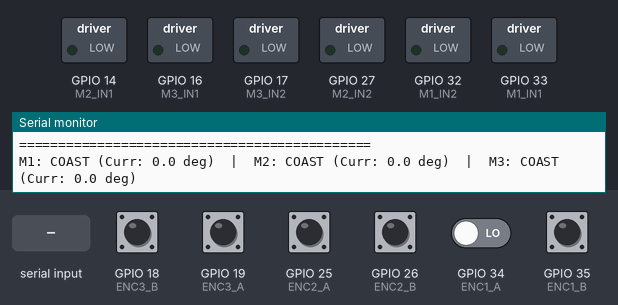
The sketch below on a simulated ESP32. Shown: switched loads named in the sketch (green lamp = pin HIGH), the last lines printed to the serial monitor. Inputs (shaded band) come from the test bench; at power-on: GPIO 18 (ENC3_B), GPIO 19 (ENC3_A), GPIO 25 (ENC2_A), GPIO 26 (ENC2_B), GPIO 35 (ENC1_B) HIGH, GPIO 34 (ENC1_A) LOW.

Above: at 1.3 s.
1.4 s: "30,150,10\n" received over Serial
At 3.7 s:
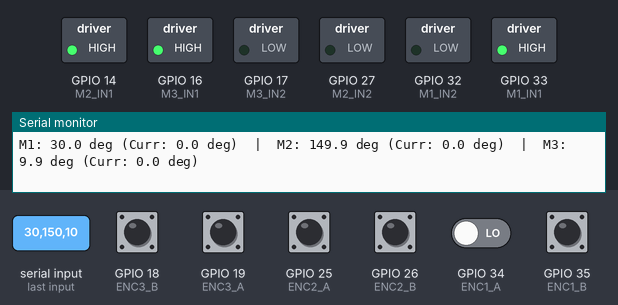
4.4 s: "90,45\n" received over Serial
At 5.7 s:
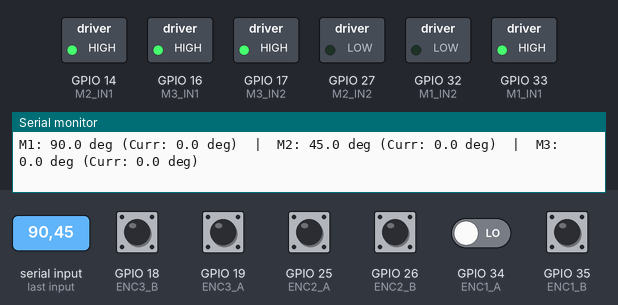
6.9 s: "1\n" received over Serial
At 9.3 s:
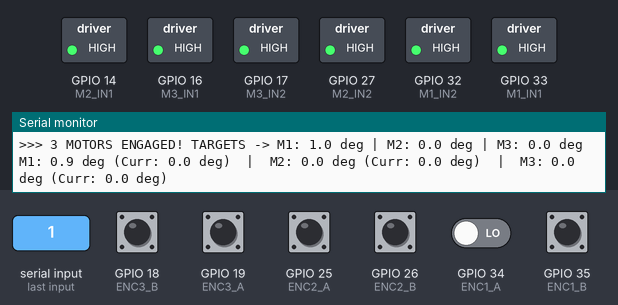
9.9 s: "2\n" received over Serial
At 11.99 s:
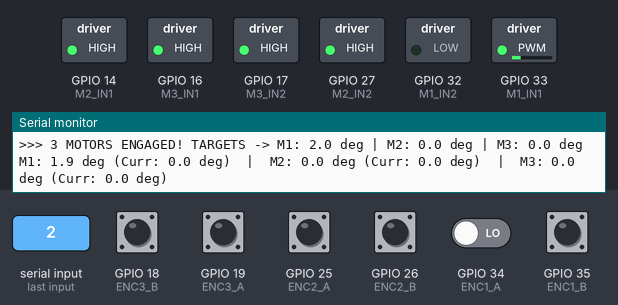
12.9 s: "90,45,200\n" received over Serial
At 13.6 s:
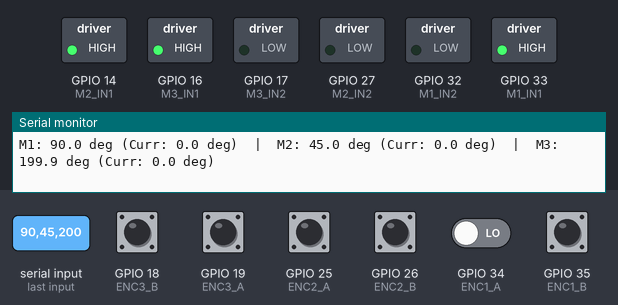
14.4 s: "30,150\n" received over Serial
At 16.6 s:
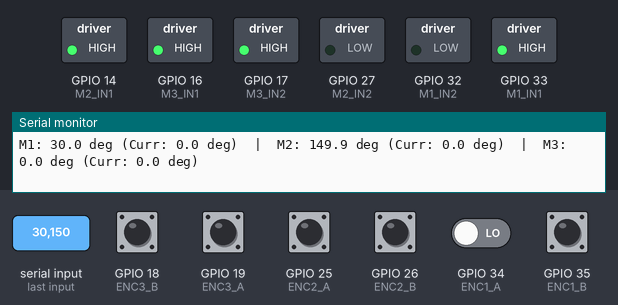
Timing chart, 0 to 17.9 s (numbered marks = the images above; inputs shaded):
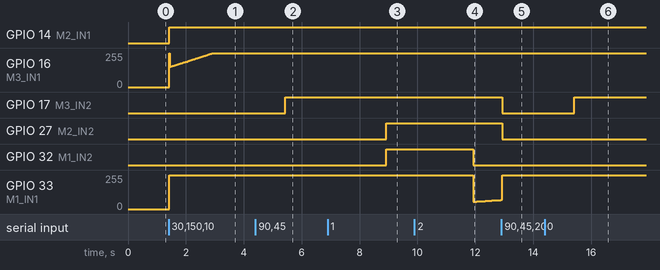

The sketch:

Motor_PID_Test.ino
```cpp
#include <Arduino.h>

// ================= PİNLER (v2.1 — Optimize Edilmiş Gruplu Layout) =================
// Motor 1 — Sol taraf üst grup (GPIO 34, 35, 33, 32)
const int ENC1_A = 34; const int ENC1_B = 35;
const int M1_IN1 = 33; const int M1_IN2 = 32;  // Orijinal pin sırası

// Motor 2 — Sol taraf alt grup (GPIO 25, 26, 14, 27)
const int ENC2_A = 25; const int ENC2_B = 26;
const int M2_IN1 = 14; const int M2_IN2 = 27;

// Motor 3 — Sağ taraf grup (GPIO 19, 18, 16, 17 — GPIO5 atlanır)
const int ENC3_A = 19; const int ENC3_B = 18;
const int M3_IN1 = 16; const int M3_IN2 = 17;

// ================= ENCODER MATEMATİĞİ =================
// Full quadrature: 48 CPR × 74.83 gear ratio = ~3592 pulse/tur
const float PULSE_PER_DEGREE = 3592.0 / 360.0; // ~9.978 pulses per degree

// ================= VARIABLES =================
volatile long enc_value[3] = {0, 0, 0};       // Current real positions (in pulses)
long target_position[3] = {0, 0, 0};          // Desired target positions (in pulses)
bool pid_active[3] = {false, false, false};   // Starts in COAST mode

// Motor yön çarpanları: encoder-motor uyumu için
// Motor 1 ters bağlandıysa -1 yap, diğerleri 1
const int motor_dir[3] = {1, 1, 1};  // Hepsi orijinal yön

// ==== PID COEFFICIENTS (TUNED — Overshoot Önlemeli) ====
float Kp = 1.5;   // Proportional: Düşürüldü — agresif tepki önleme
float Ki = 0.7;   // Integral: Yerçekimi kompanzasyonu için yeterli
float Kd = 0.3;   // Derivative: Artırıldı — fren gücü yüksek
const int MAX_PWM = 255;  // PWM çıkış limiti (0-255 arası, ani tepki önler)

// PID Memory Variables
float integral[3] = {0, 0, 0};
long prev_error[3] = {0, 0, 0};
unsigned long prev_time[3] = {0, 0, 0};

unsigned long lastPrintTime = 0;

// ================= KESMELER — Full Quadrature (Ch.A + Ch.B) =================
// Motor 1
void IRAM_ATTR enc1A_isr() { if(digitalRead(ENC1_A)==digitalRead(ENC1_B)) enc_value[0]++; else enc_value[0]--; }
void IRAM_ATTR enc1B_isr() { if(digitalRead(ENC1_A)!=digitalRead(ENC1_B)) enc_value[0]++; else enc_value[0]--; }
// Motor 2
void IRAM_ATTR enc2A_isr() { if(digitalRead(ENC2_A)==digitalRead(ENC2_B)) enc_value[1]++; else enc_value[1]--; }
void IRAM_ATTR enc2B_isr() { if(digitalRead(ENC2_A)!=digitalRead(ENC2_B)) enc_value[1]++; else enc_value[1]--; }
// Motor 3
void IRAM_ATTR enc3A_isr() { if(digitalRead(ENC3_A)==digitalRead(ENC3_B)) enc_value[2]++; else enc_value[2]--; }
void IRAM_ATTR enc3B_isr() { if(digitalRead(ENC3_A)!=digitalRead(ENC3_B)) enc_value[2]++; else enc_value[2]--; }

void setup() {
  Serial.begin(9600);
  pinMode(M1_IN1, OUTPUT); pinMode(M1_IN2, OUTPUT);
  pinMode(M2_IN1, OUTPUT); pinMode(M2_IN2, OUTPUT);
  pinMode(M3_IN1, OUTPUT); pinMode(M3_IN2, OUTPUT);

  // Encoder Pinleri
  pinMode(ENC1_A, INPUT); pinMode(ENC1_B, INPUT);           // GPIO 34,35: input-only, pull-up YOK
  pinMode(ENC2_A, INPUT_PULLUP); pinMode(ENC2_B, INPUT_PULLUP); // GPIO 25,26: pull-up destekli
  pinMode(ENC3_A, INPUT_PULLUP); pinMode(ENC3_B, INPUT_PULLUP); // GPIO 19,18: pull-up destekli

  // Full Quadrature: Ch.A + Ch.B interrupt
  attachInterrupt(digitalPinToInterrupt(ENC1_A), enc1A_isr, CHANGE);
  attachInterrupt(digitalPinToInterrupt(ENC1_B), enc1B_isr, CHANGE);
  attachInterrupt(digitalPinToInterrupt(ENC2_A), enc2A_isr, CHANGE);
  attachInterrupt(digitalPinToInterrupt(ENC2_B), enc2B_isr, CHANGE);
  attachInterrupt(digitalPinToInterrupt(ENC3_A), enc3A_isr, CHANGE);
  attachInterrupt(digitalPinToInterrupt(ENC3_B), enc3B_isr, CHANGE);

  // Set all motors to coast initially
  for(int i=1; i<=3; i++) coastMotor(i);

  Serial.println("\n=============================================");
  Serial.println("--- 3-AXIS SYNC PID (DEGREES MODE) ---");
  Serial.println("Usage format: Angle1 Angle2 Angle3");
  Serial.println("Example: 90.0 -45 180");
  Serial.println("=============================================\n");

  // Boot sırasında oluşan sahte pulse'ları temizle
  delay(10);
  enc_value[0] = 0; enc_value[1] = 0; enc_value[2] = 0;
}

void coastMotor(int motorNo) {
  int pin1, pin2;
  if(motorNo==1){pin1=M1_IN1; pin2=M1_IN2;}
  else if(motorNo==2){pin1=M2_IN1; pin2=M2_IN2;}
  else if(motorNo==3){pin1=M3_IN1; pin2=M3_IN2;}
  else return;

  analogWrite(pin1, 0); analogWrite(pin2, 0); // Cut power entirely
}

void driveMotor(int motorNo, int power) {
  int pin1, pin2;
  if(motorNo==1){pin1=M1_IN1; pin2=M1_IN2;}
  else if(motorNo==2){pin1=M2_IN1; pin2=M2_IN2;}
  else if(motorNo==3){pin1=M3_IN1; pin2=M3_IN2;}
  else return;

  // Constrain power to safe limits (overshoot önleme)
  if (power > MAX_PWM) power = MAX_PWM;
  if (power < -MAX_PWM) power = -MAX_PWM;

  // Minimum power threshold to overcome static friction (Deadband compensation)
  if (power > 0 && power < 40) power = 40;
  if (power < 0 && power > -40) power = -40;

  if (power > 0) {
    analogWrite(pin1, power); analogWrite(pin2, 0);
  } else if (power < 0) {
    analogWrite(pin1, 0); analogWrite(pin2, abs(power));
  } else {
    analogWrite(pin1, 255); analogWrite(pin2, 255); // Brake / Lock state
  }
}

void loop() {
  unsigned long current_time = millis();

  // 1. READ 3 ANGLES FROM USER SIMULTANEOUSLY
  if (Serial.available() > 0) {
    float angle1 = Serial.parseFloat();
    float angle2 = Serial.parseFloat();
    float angle3 = Serial.parseFloat();

    // Buffer'daki TÜM artık karakterleri temizle (\r, \n, boşluk vs.)
    delay(10);  // Tüm baytların gelmesini bekle
    while(Serial.available() > 0) Serial.read();

    // Geçersiz komutu yoksay (3'ü de 0 ise muhtemelen sahte parse)
    if (angle1 == 0.0 && angle2 == 0.0 && angle3 == 0.0) {
      // Kullanıcı gerçekten 0 0 0 gönderdiyse coastMotor yap
      for(int i=0; i<3; i++) {
        pid_active[i] = false;
        coastMotor(i + 1);
      }
      Serial.println("\n>>> MOTORS RELEASED (COAST MODE)");
    } else {
      // Convert Angles to Pulses and Save targets
      target_position[0] = angle1 * PULSE_PER_DEGREE;
      target_position[1] = angle2 * PULSE_PER_DEGREE;
      target_position[2] = angle3 * PULSE_PER_DEGREE;

      // Engage PID for all 3 motors
      for(int i=0; i<3; i++) {
        pid_active[i] = true;
        integral[i] = 0; // Reset integral memory to prevent sudden jerks
        prev_error[i] = 0;
        prev_time[i] = current_time;
      }

      Serial.print("\n>>> 3 MOTORS ENGAGED! TARGETS -> M1: "); Serial.print(angle1, 1);
      Serial.print(" deg | M2: "); Serial.print(angle2, 1);
      Serial.print(" deg | M3: "); Serial.print(angle3, 1); Serial.println(" deg");
    }
  }

  // 2. FULL PID LOOP (Runs on native pulses for precision and speed)
  for (int i = 0; i < 3; i++) {
    if (pid_active[i]) {
      float dt = (current_time - prev_time[i]) / 1000.0; // Time difference in seconds
      if (dt <= 0.0) dt = 0.01; // Prevent division by zero

      long error = target_position[i] - enc_value[i];

      int motor_power = 0;

      // HOLDING MODE (Yerçekimine Karşı Asılı Kalma)
      if (abs(error) <= 10) {  // ~1° deadband
        // Hedefteyiz! P ve D'yi kapat, sadece o anki İntegral gücünü motora vermeye devam et.
        // Hata artmadığı için İntegral şişmez, motor yerçekimine karşı taş gibi asılı kalır.
        motor_power = (int)(Ki * integral[i]);
        prev_error[i] = 0;
        prev_time[i] = current_time;
      } else {
        // HAREKET MODU
        integral[i] += error * dt;
        if (integral[i] > 1000) integral[i] = 1000;
        if (integral[i] < -1000) integral[i] = -1000;

        float derivative = (error - prev_error[i]) / dt;
        float pid_output = (Kp * error) + (Ki * integral[i]) + (Kd * derivative);
        motor_power = (int)pid_output;

        prev_error[i] = error;
        prev_time[i] = current_time;
      }

      driveMotor(i + 1, motor_power * motor_dir[i]);
    } else {
      // If no target is set, let the motor coast freely
      coastMotor(i + 1);
    }
  }

  // 3. PRINT INFO TO SERIAL MONITOR (Every 1 second)
  if (current_time - lastPrintTime > 1000) {
    lastPrintTime = current_time;

    for (int i = 0; i < 3; i++) {
      float current_angle = (float)enc_value[i] / PULSE_PER_DEGREE;
      float target_angle = (float)target_position[i] / PULSE_PER_DEGREE;

      Serial.print("M"); Serial.print(i + 1); Serial.print(": ");
      if (pid_active[i]) {
        Serial.print(target_angle, 1); Serial.print(" deg ");
      } else {
        Serial.print("COAST ");
      }
      Serial.print("(Curr: "); Serial.print(current_angle, 1); Serial.print(" deg)");
      if (i < 2) Serial.print("  |  ");
    }
    Serial.println();
  }

  delay(10); // Loop runs at roughly 100Hz
}
```

Measured:
- after the input at 1.4 s, GPIO 14 (M2_IN1): LOW → HIGH at once; GPIO 33 (M1_IN1): 0/255 → 255/255 at once
- after the input at 4.4 s, GPIO 17 (M3_IN2): LOW → HIGH after 1.0 s
- after the input at 6.9 s, GPIO 27 (M2_IN2), GPIO 32 (M1_IN2): LOW → HIGH after 2.0 s
- after the input at 9.9 s, GPIO 32 (M1_IN2): HIGH → LOW after 2.0 s
- after the input at 12.9 s, GPIO 17 (M3_IN2), GPIO 27 (M2_IN2): HIGH → LOW at once
- after the input at 14.4 s, GPIO 17 (M3_IN2): LOW → HIGH after 1.0 s
